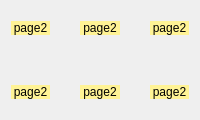
                      <widget class="QWidget" name="page_11">
                       <layout class="QHBoxLayout" name="horizontalLayout_41">
                        <item>
                         <layout class="QGridLayout" name="gridLayout_21">
                          <property name="leftMargin">
                           <number>0</number>
                          </property>
                          <property name="topMargin">
                           <number>10</number>
                          </property>
                          <property name="rightMargin">
                           <number>0</number>
                          </property>
                          <property name="bottomMargin">
                           <number>10</number>
                          </property>
                          <property name="horizontalSpacing">
                           <number>30</number>
                          </property>
                          <property name="verticalSpacing">
                           <number>50</number>
                          </property>
                          <item row="1" column="1">
                           <widget class="QLabel" name="label_129">
                            <property name="maximumSize">
                             <size>
                              <width>450</width>
                              <height>450</height>
                             </size>
                            </property>
                            <property name="styleSheet">
                             <string notr="true">*{background: rgb(255, 243, 149)
}</string>
                            </property>
                            <property name="text">
                             <string>page2</string>
                            </property>
                            <property name="alignment">
                             <set>Qt::AlignCenter</set>
                            </property>
                           </widget>
                          </item>
                          <item row="0" column="1">
                           <widget class="QLabel" name="label_130">
                            <property name="maximumSize">
                             <size>
                              <width>450</width>
                              <height>450</height>
                             </size>
                            </property>
                            <property name="styleSheet">
                             <string notr="true">*{background: rgb(255, 243, 149)
}</string>
                            </property>
                            <property name="text">
                             <string>page2</string>
                            </property>
                            <property name="alignment">
                             <set>Qt::AlignCenter</set>
                            </property>
                           </widget>
                          </item>
                          <item row="1" column="0">
                           <widget class="QLabel" name="label_131">
                            <property name="maximumSize">
                             <size>
                              <width>450</width>
                              <height>450</height>
                             </size>
                            </property>
                            <property name="styleSheet">
                             <string notr="true">*{background: rgb(255, 243, 149)
}</string>
                            </property>
                            <property name="text">
                             <string>page2</string>
                            </property>
                            <property name="alignment">
                             <set>Qt::AlignCenter</set>
                            </property>
                           </widget>
                          </item>
                          <item row="0" column="0">
                           <widget class="QLabel" name="label_132">
                            <property name="maximumSize">
                             <size>
                              <width>450</width>
                              <height>450</height>
                             </size>
                            </property>
                            <property name="styleSheet">
                             <string notr="true">*{background: rgb(255, 243, 149)
}</string>
                            </property>
                            <property name="text">
                             <string>page2</string>
                            </property>
                            <property name="alignment">
                             <set>Qt::AlignCenter</set>
                            </property>
                           </widget>
                          </item>
                          <item row="0" column="2">
                           <widget class="QLabel" name="label_134">
                            <property name="maximumSize">
                             <size>
                              <width>450</width>
                              <height>450</height>
                             </size>
                            </property>
                            <property name="styleSheet">
                             <string notr="true">*{background: rgb(255, 243, 149)
}</string>
                            </property>
                            <property name="text">
                             <string>page2</string>
                            </property>
                            <property name="alignment">
                             <set>Qt::AlignCenter</set>
                            </property>
                           </widget>
                          </item>
                          <item row="1" column="2">
                           <widget class="QLabel" name="label_135">
                            <property name="maximumSize">
                             <size>
                              <width>450</width>
                              <height>450</height>
                             </size>
                            </property>
                            <property name="styleSheet">
                             <string notr="true">*{background: rgb(255, 243, 149)
}</string>
                            </property>
                            <property name="text">
                             <string>page2</string>
                            </property>
                            <property name="alignment">
                             <set>Qt::AlignCenter</set>
                            </property>
                           </widget>
                          </item>
                         </layout>
                        </item>
                       </layout>
                      </widget>
